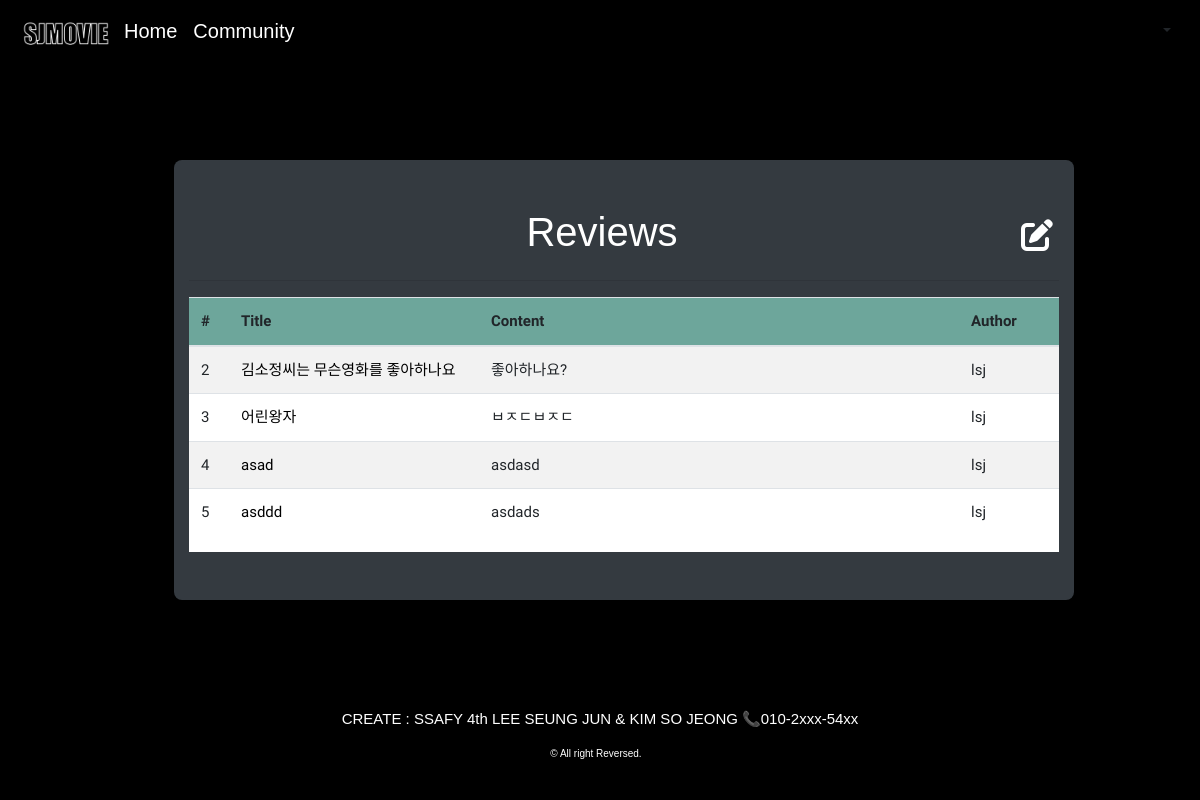
/community/reviews/, run on an earlier commit of the app's database.
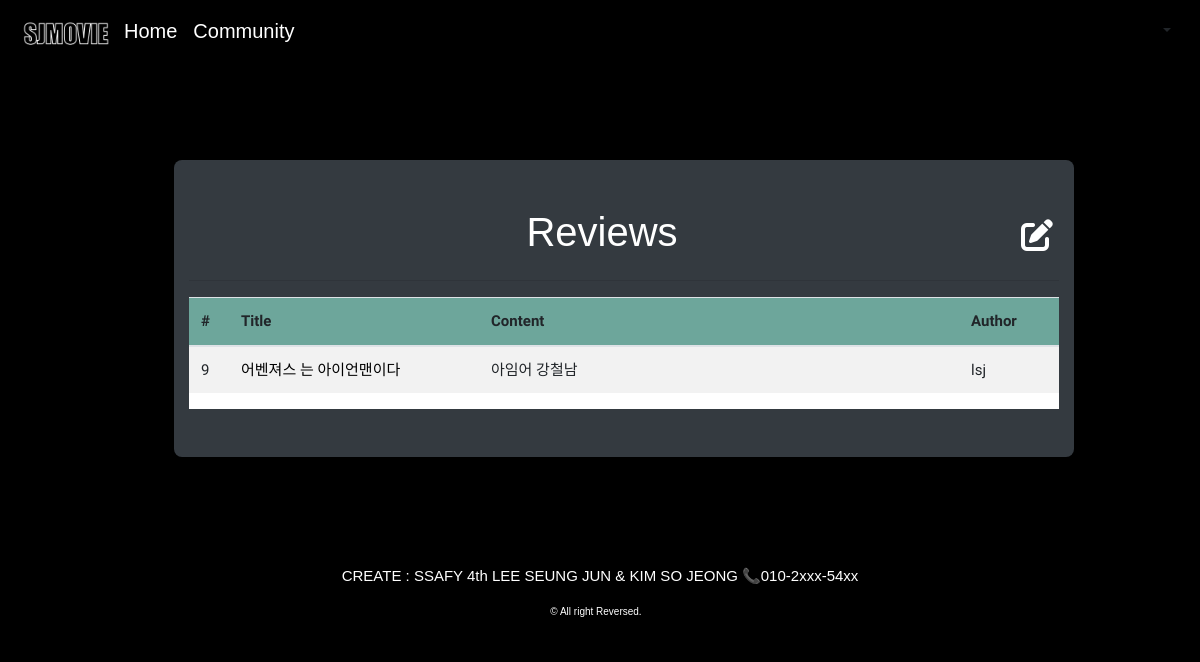
And on a later commit of the database.
### community/models.py (models this page shows, shortened)
class Review(models.Model):
    title = models.CharField(max_length=100)
    movie_title = models.CharField(max_length=50)
    rate = models.IntegerField()
    content = models.TextField()
    created_at = models.DateTimeField(auto_now_add=True)
    updated_at = models.DateTimeField(auto_now=True)
    user = models.ForeignKey(settings.AUTH_USER_MODEL, on_delete=models.CASCADE)

### accounts/models.py (models this page shows)
class User(AbstractUser):
    pass

### community/views.py (the view)
# urls.py: path('reviews/',views.reviews, name="reviews"),
def reviews(request):
    reviews = Review.objects.all()
    context = {
        "reviews" : reviews
    }
    return render(request, 'community/reviews.html',context)

### community/templates/community/reviews.html (shortened to what this page needs)
{% extends 'community.html' %}
{% block content %}
	<div class="ml-5 col-md-9 bg-dark pt-5" style= "border: none; border-radius: 8px;">
  <div class= "reviews d-flex justify-content-between">
	<br>
  <h1>Reviews</h1>
	<button id="createBtn" class="modal-button bg-dark" data-toggle="modal" data-target="#exampleModal"><i class="fas fa-edit text-white"></i></button>
	</div>
    <hr>
	<div class="container-fluid bg-white">
		<div class="row ">
			<div class="col-md-12 p-0"   >
				<table class="table table-striped reviewTable">
					<thead>
						<tr style="background-color: rgb(109, 166, 155);">
							<th style="width:40px;">#</th>
							<th style="width:250px;">Title</th>
							<th>Content</th>
							<th style="width:100px;">Author</th>
						</tr>
					</thead>
					<tbody>
						{% for review in reviews %}
							<tr>
								<td>
									{{review.pk}}
								</td>
								<td>
									<a  href="{%url "community:detail" review.pk review.movie_title%}">
									<span style =" color: black;">{{review.title}} </span>
									</a>
								</td>
								<td>
									<div style = "overflow: hidden;">{{review.content}}</div>
								</td>
								<td>
									{{review.user}}
								</td>
							</tr>
						{% endfor %}
					</tbody>
				</table>
			</div>
		</div>
	</div>
	<br>
	</div>
{% endblock content %}

### sj_pjt/templates/community.html (shortened to what this page needs)
<!DOCTYPE html>
<html lang="en">
{% load static %}
<head>
  <link rel="stylesheet" href="https://stackpath.bootstrapcdn.com/bootstrap/4.5.2/css/bootstrap.min.css">
  <link href="https://fonts.googleapis.com/css2?family=Noto+Sans+KR&display=swap" rel="stylesheet"></head>
</head>
<body>
  <nav class="nav-style navbar navbar-expand-lg mb-4 fixed-top">
    <img src="{% static 'sj_pjt/images/logo3.png' %}" alt="logo" class="logo-style">
    <div class="collapse navbar-collapse" id="navbarSupportedContent">
      <ul class="navbar-nav mr-auto">
        <li class="nav-item active">
          <a class="nav-link" href="{% url 'movies:index' %}">Home</a>
        </li>
        <li class="nav-item active">
          <a class="nav-link" href="{% url 'community:reviews' %}">Community</a>
        </li>
      </ul>
        <div class="dropdown">
          <a class="btn dropdown-toggle " href="#" role="button" id="dropdownMenuLink" data-toggle="dropdown" aria-haspopup="true" aria-expanded="false">
          </a>
        </div>
      </div>
  </nav>
  <div class="container-fluid ">
  <div class="row  d-flex justify-content-center">
      {% block content %}
      {% endblock  %}
  </div>
  </div>
  <section section id="footer">
		<div class="container">
			<div class="row">
				<div class="col-xs-12 col-sm-12 col-md-12 mt-2 mt-sm-2 text-center text-white">
					<p class="footer-text-style"> CREATE : SSAFY 4th LEE SEUNG JUN & KIM SO JEONG 📞010-2xxx-54xx </p>
					<p class="footer-text-style2">© All right Reversed.<a class="text-green ml-2" href="#" ></a></p>
				</div>
			</div>
		</div>
	</section>
</body>
</html>

What changed in the data, as far as the page shows it:
removed Review: pk "2", title "김소정씨는 무슨영화를 좋아하나요", content "좋아하나요?", user "lsj"
removed Review: pk "3", title "어린왕자", content "ㅂㅈㄷㅂㅈㄷ", user "lsj"
removed Review: pk "4", title "asad", content "asdasd", user "lsj"
removed Review: pk "5", title "asddd", content "asdads", user "lsj"
added Review: pk "9", title "어벤져스 는 아이언맨이다", content "아임어 강철남", user "lsj"
